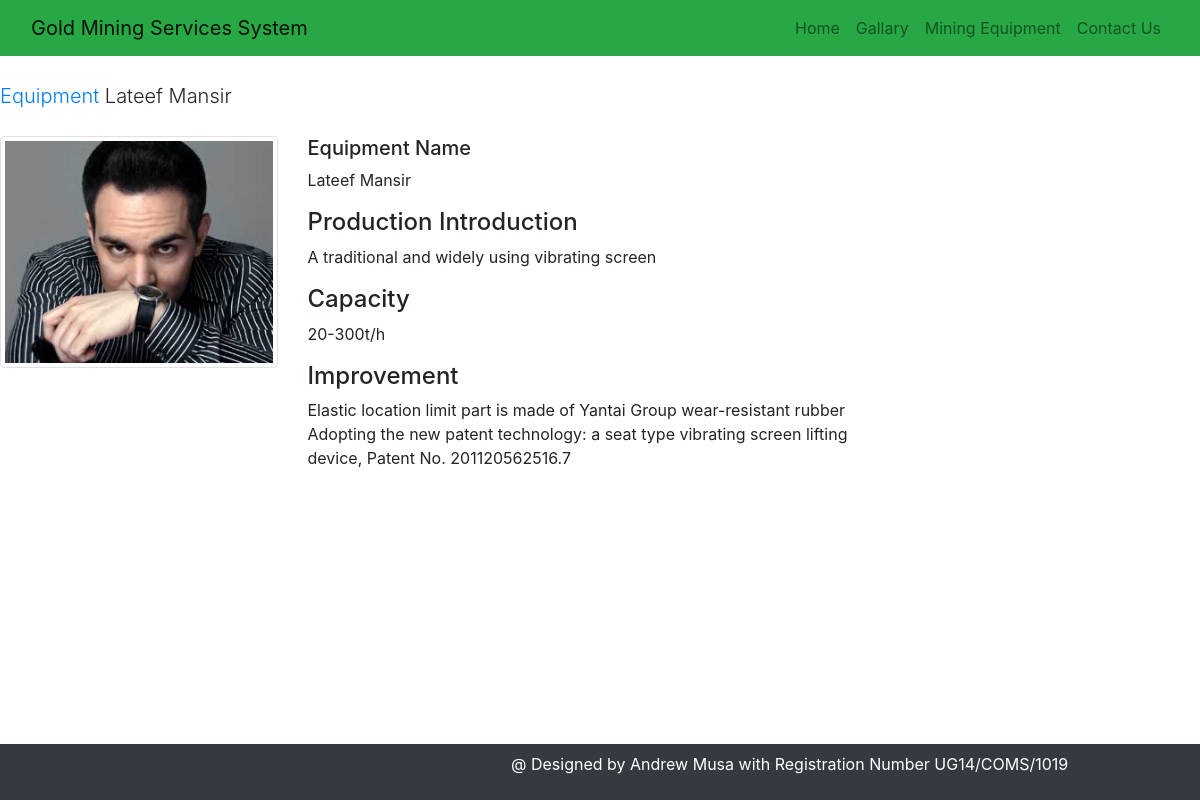
The page /equipmentDetail.php?id=1 on the database its author committed.
### tables this page shows
CREATE TABLE IF NOT EXISTS `equipment` (
  `id` int(11) NOT NULL AUTO_INCREMENT,
  `EquipmentName` varchar(50) NOT NULL,
  `Image` varchar(200) NOT NULL,
  `ProductionIntroduction` varchar(2000) NOT NULL,
  `Capacity` varchar(50) NOT NULL,
  `Improvement` varchar(2000) NOT NULL,
  `TotalInNumber` int(11) NOT NULL,
  PRIMARY KEY (`id`)
);

### equipmentDetail.php (the view, shortened to what this page needs)
<?php include 'header.php';  ?>
<!DOCTYPE html>
<html class="no-js" lang="en">
    <head>
        <link rel='stylesheet' href="https://maxcdn.bootstrapcdn.com/font-awesome/4.7.0/css/font-awesome.min.css">
        <link rel="stylesheet" href="css\bootstrap.css">
</head>
<body>
<?php
	require_once 'dbconfig.php';
	if(isset($_GET['id']) && !empty($_GET['id']))
	{
		$id = $_GET['id'];
		$stmt_edit = $db_con->prepare('SELECT EquipmentName,Image,	ProductionIntroduction,Capacity,Improvement FROM  equipment WHERE id =:uid');
		$stmt_edit->execute(array(':uid'=>$id));
		$edit_row = $stmt_edit->fetch(PDO::FETCH_ASSOC);
		extract($edit_row);
    }
    ?>
    <p class="lead" style="margin: 25px 0"><a href="Equipmment.php">Equipment</a> <?php echo $EquipmentName; ?></p>
      <div class="row">
        <div class="col-md-3 text-center">
          <img class="img-responsive img-thumbnail" src="user_images/<?php echo $Image; ?>">
        </div>
        <div class="col-md-6">
          <h5>Equipment Name</h5>
          <p><?php echo $EquipmentName; ?></p>
          <h4>Production Introduction</h4>
          <p><?php echo $ProductionIntroduction; ?></p>
          <h4>Capacity</h4>
          <p><?php echo $Capacity; ?></p>
          <h4>Improvement</h4>
          <p><?php echo $Improvement; ?></p>
          <?php  include  'footer.php';  ?>

### rows shown on the page
equipment: EquipmentName "Lateef Mansir", Image (picture), ProductionIntroduction "A traditional and widely using vibrating screen", Capacity "20-300t/h", Improvement "Elastic location limit part is made of Yantai Group wear-resistant rubber Adopting the new patent technology: a seat type vibrating screen lifting device, Patent No. 201120562516.7"
